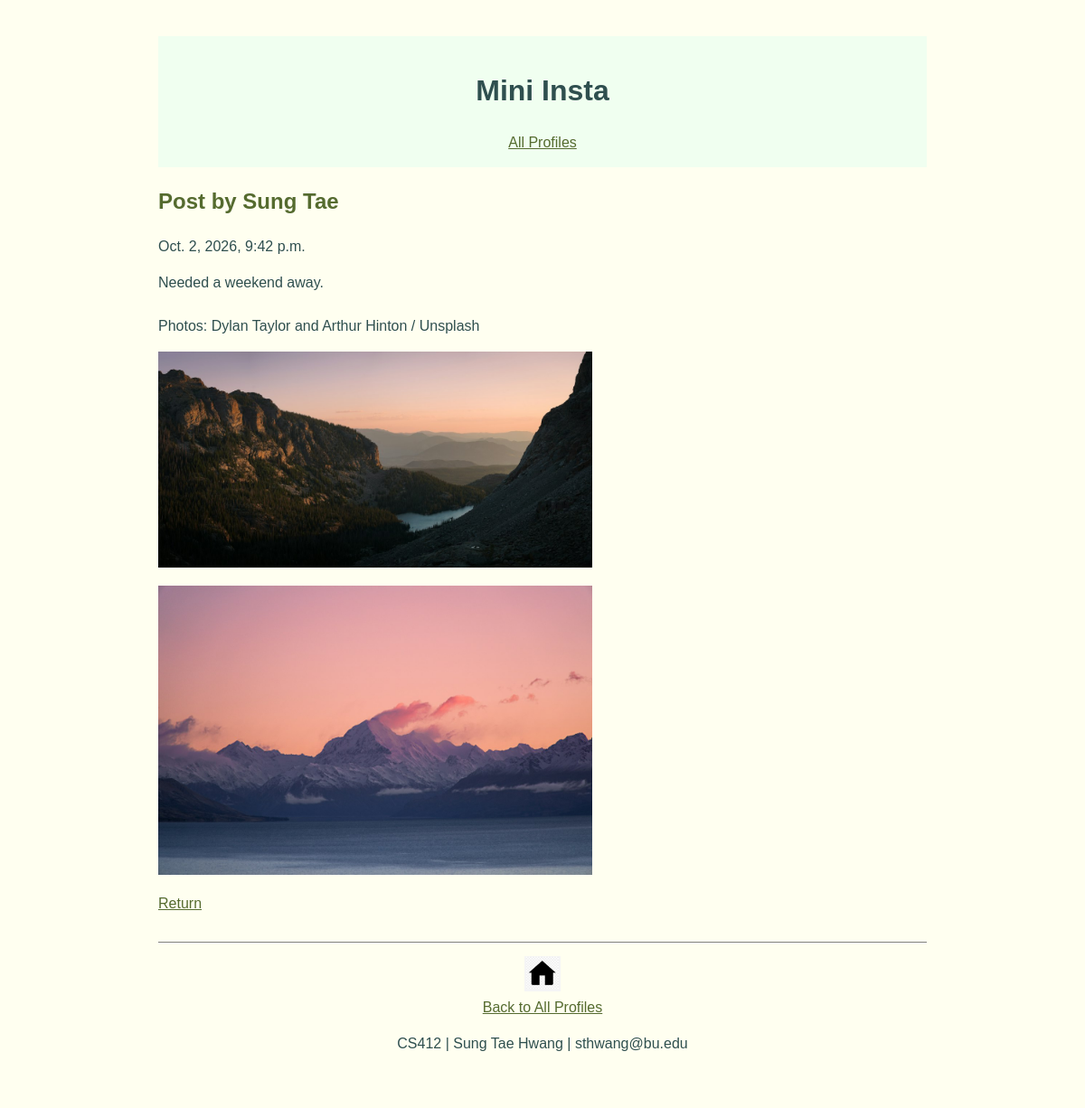
/mini_insta/post/14, run on the app's committed database.
### mini_insta/models.py (models this page shows, shortened)
class Post(models.Model):
    profile = models.ForeignKey(Profile, on_delete=models.CASCADE)
    timestamp = models.DateTimeField(auto_now=True)
    caption = models.TextField(blank=True)
    def get_all_photos(self):
        photos = Photo.objects.filter(post=self).order_by('timestamp')
        return photos

class Profile(models.Model):
    username = models.TextField(blank=True)
    display_name = models.TextField(blank=True)
    profile_image_url = models.URLField(blank=True)
    bio_text = models.TextField(blank=True)
    join_date = models.DateTimeField(auto_now_add=True)

class Photo(models.Model):
    post = models.ForeignKey(Post, on_delete=models.CASCADE)
    image_url = models.URLField(blank=True)
    image_file = models.ImageField(upload_to='mini_insta/', blank=True)
    timestamp = models.DateTimeField(auto_now=True)
    def get_image_url(self):
        if self.image_url:
            return self.image_url
        if self.image_file:
            return self.image_file.url
        return ''

### mini_insta/views.py (the view)
# urls.py: path('post/<int:pk>', PostDetailView.as_view(), name='show_post'),
class PostDetailView(DetailView):
    model = Post
    template_name = 'mini_insta/show_post.html'
    context_object_name = 'post'

### mini_insta/templates/mini_insta/show_post.html
{% extends 'mini_insta/base.html' %}
{% block content %}
<h2>Post by {{ post.profile.display_name }}</h2>
<p>{{ post.timestamp }}</p>
<p class="bio-text">{{ post.caption }}</p>
<div>
    {% for photo in post.get_all_photos %}
    <div>
        <img class="post-photo" src="{{ photo.get_image_url }}"
             alt="Photo for post {{ post.pk }}">
    </div>
    {% empty %}
    <img class="post-photo"
         src="https://placehold.co/300x300?text=No+Image" alt="No image">
    {% endfor %}
</div>
<p>
    <a href="{% url 'mini_insta:show_profile' post.profile.pk %}">Return</a>
</p>
{% endblock %}

### static/mini_insta/style.css (style rules this page uses)
body { max-width: 850px; margin: 20px auto; padding: 20px; background-color: ivory; color: darkslategray; font-family: Arial, sans-serif; line-height: 1.5; }
h2 { color: darkolivegreen; font-size: 24px; }
a { color: darkolivegreen; }
.bio-text { white-space: pre-line; }
main img { max-width: 100%; height: auto; }
.post-photo { display: block; width: 480px; max-width: 100%; height: auto; margin-bottom: 20px; }

### data on the page
Post: profile.display_name "Sung Tae", timestamp "Oct. 2, 2026, 9:42 p.m.", caption "Needed a weekend away. Photos: Dylan Taylor and Arthur Hinton / Unsplash"
Photo: get_image_url (picture)
Photo: get_image_url (picture)
